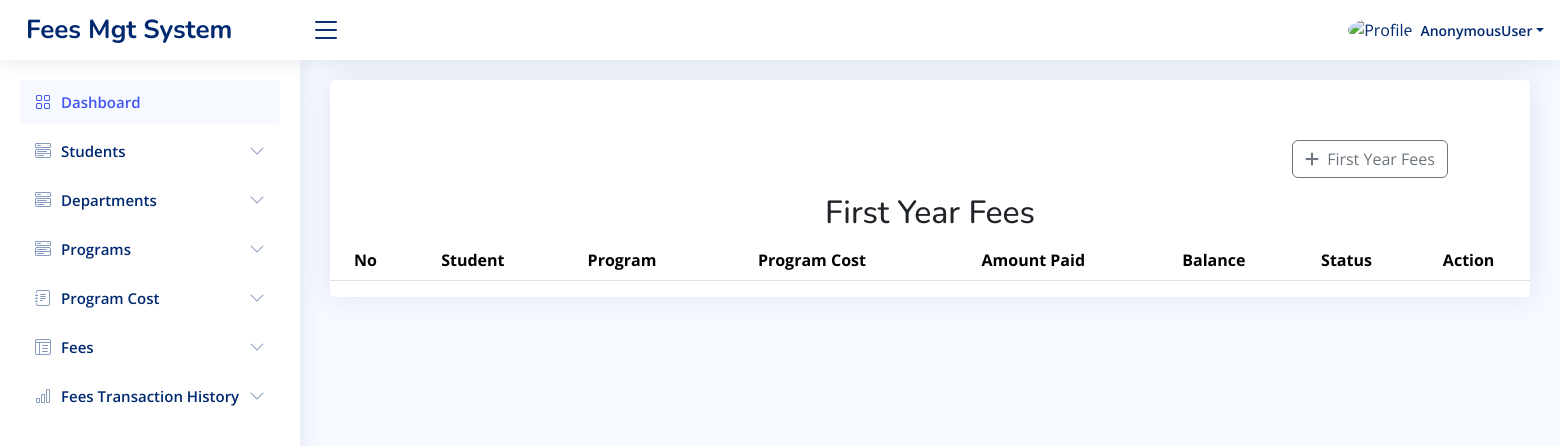
/cs_fees1/, run on an earlier commit of the app's database.
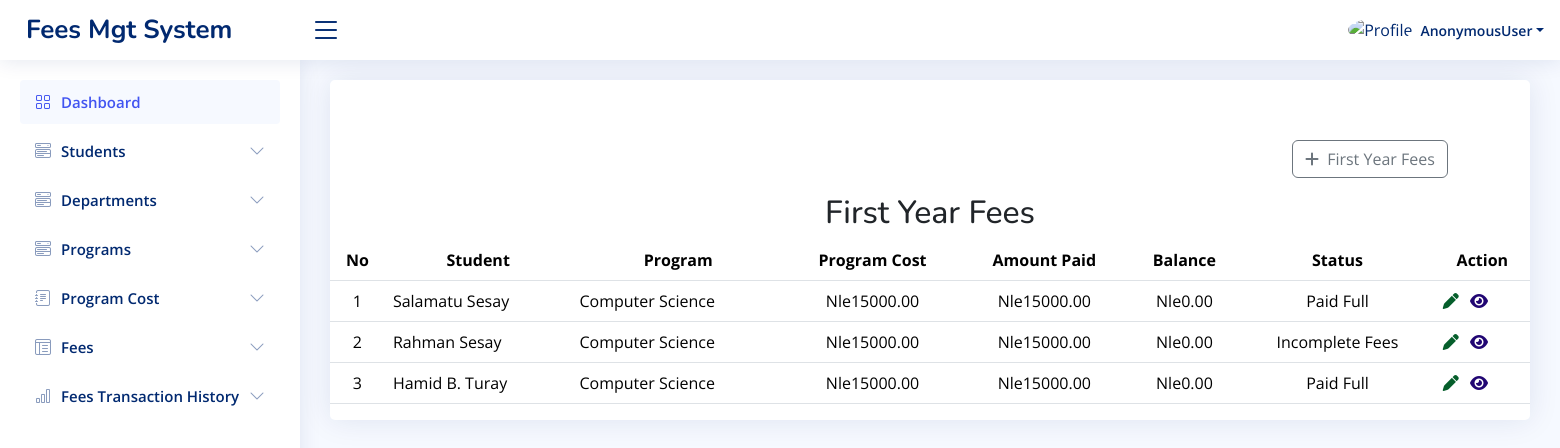
And on a later commit of the database.
### app/models.py (models this page shows, shortened)
class CS_Fees1(models.Model):
    student_name = models.CharField(max_length=100)
    id_number = models.CharField(max_length=20)
    program = models.ForeignKey(Programs, on_delete=models.CASCADE)
    program_details = models.ForeignKey(Programs, on_delete=models.CASCADE, related_name='program_details_payments', null=True, blank=True)
    department = models.ForeignKey(Department, on_delete=models.CASCADE)
    sum_of = models.CharField(max_length=200)
    paid_for = models.CharField(max_length=200, default='Tuition Fees')
    check_no = models.BigIntegerField(null=True, blank=True)
    receipt_no = models.CharField(max_length=20, unique=True, blank=True)
    amount_paid = models.DecimalField(max_digits=10, decimal_places=2)
    level = models.CharField(max_length=20, choices=LEVEL1)
    payment_date = models.DateField(null=True)
    second_payment_date = models.DateField(null=True, blank=True)
    cost_of_program = models.ForeignKey(CS_Cost1, on_delete=models.CASCADE, related_name='cost_of_program_payments')
    paid_fees = models.DecimalField(max_digits=10, decimal_places=2, default=0.00)
    payment_slip = models.FileField(upload_to='payment_slips/', blank=True, null=True)
    second_payment_slip = models.FileField(upload_to='payment_slips/', blank=True, null=True)
    payment_status = models.CharField(max_length=20, choices=[
        ('Paid Full', 'Paid Full'),
        ('Incomplete Fees', 'Incomplete Fees'),
    ])
    def balance(self):
        return Decimal(self.cost_of_program.program_fees) - self.paid_fees

class Programs(models.Model):
    program_name = models.CharField(max_length=100)
    department = models.ForeignKey(Department, on_delete=models.CASCADE)

class CS_Cost1(models.Model):
    program_name = models.CharField(max_length=255, null=True)
    program_duration = models.CharField(max_length=255)
    program_fees = models.DecimalField(max_digits=10, decimal_places=2)
    department = models.ForeignKey(Department, on_delete=models.CASCADE)
    all_program = models.ForeignKey(Programs, on_delete=models.CASCADE)

### app/views.py (the view, shortened to what this page needs)
# urls.py: path('cs_fees1/', views.cs_fees1, name='cs_fees1'),
def cs_fees1(request):
    fees1 = CS_Fees1.objects.all()
    cs_cost1 = CS_Cost1.objects.all()
    departments = Department.objects.all()
    all_programs = Programs.objects.all()
    return render(request, 'cs_fees1.html', {
        'cs_cost1': cs_cost1,
        'fees1': fees1,
        'departments': departments,
        'all_programs': all_programs,
    })

### templates/cs_fees1.html (shortened to what the changed rows need)
{% load static %}
<!DOCTYPE html>
<html lang="en">
<head>
    <link href="{% static 'vendor1/bootstrap/css/bootstrap.min.css' %}" rel="stylesheet">
    <link href="{% static 'vendor1/bootstrap-icons/bootstrap-icons.css' %}" rel="stylesheet">
    <link href="{% static 'vendor1/boxicons/css/boxicons.min.css' %}" rel="stylesheet">
    <link href="{% static 'vendor1/quill/quill.snow.css' %}" rel="stylesheet">
    <link href="{% static 'vendor1/quill/quill.bubble.css' %}" rel="stylesheet">
    <link href="{% static 'vendor1/remixicon/remixicon.css' %}" rel="stylesheet">
    <link href="{% static 'vendor1/simple-datatables/style.css' %}" rel="stylesheet">
    <link rel="stylesheet" href="https://cdnjs.cloudflare.com/ajax/libs/font-awesome/6.6.0/css/all.min.css" />
    <link href="{% static 'css1/style.css' %}" rel="stylesheet">
  </head>
<body>
  <main id="main" class="main">
    <section class="section">
      <div class="row">
        <div class="col-lg-12">
          <div class="card">
            <h2 class="text-center mt-3">First Year Fees</h2>
              <table class="table datatable">
                <thead>
                  <tr>
                    <th style="font-size: 16px; text-align: center;">No</th>
                    <th style="font-size: 16px; text-align: center;">Student</th>
                    <th style="font-size: 16px; text-align: center;">Program</th>
                    <th style="font-size: 16px; text-align: center;">Program Cost</th>
                    <th style="font-size: 16px; text-align: center;">Amount Paid</th>
                    <th style="font-size: 16px; text-align: center;">Balance</th>
                    <th style="font-size: 16px; text-align: center;">Status</th>
                    <th style="font-size: 16px; text-align: center;">Action</th>
                  </tr>
                </thead>
                <tbody>
               {% for fee1 in fees1 %}
                  <tr>
                    <td style="text-align: center;">{{forloop.counter}}</td>
                    <td style="font-size: 16px;">{{fee1.student_name}}</td>
                    <td style="font-size: 16px;">{{fee1.program.program_name}}</td>
                    <td style="text-align: center; font-size: 16px;">Nle{{fee1.cost_of_program.program_fees}}</td>
                    <td style="text-align: center; font-size: 16px;">Nle{{fee1.paid_fees}} </td>
                    <td style="text-align: center; font-size: 16px;">Nle{{fee1.balance}} </td>
                    <td style="text-align: center; font-size: 16px;">{{fee1.payment_status}}</td>
                    <td>
                      <a href="{% url 'edit_cs_fees1' fee1.id %}">
                        <i class="fas fa-pen" style="color: rgb(5, 94, 43);"></i>
                      </a>
                      <a href="{% url 'view_cs_fees1' fee1.id %}">
                        <i class="fas fa-eye" style="color: rgb(33, 6, 115); margin-left: 7px;"></i>
                    </a>
                    </td>
                  </tr>
                {% endfor %}
                </tbody>
              </table>
            </div>
          </div>
        </div>
    </section>
</body>
</html>

What changed in the data, as far as the page shows it:
added CS_Fees1: student_name "Salamatu Sesay", program.program_name "Computer Science", cost_of_program.program_fees "15000.00", paid_fees "15000.00", balance "0.00", payment_status "Paid Full"
added CS_Fees1: student_name "Rahman Sesay", program.program_name "Computer Science", cost_of_program.program_fees "15000.00", paid_fees "15000.00", balance "0.00", payment_status "Incomplete Fees"
added CS_Fees1: student_name "Hamid B. Turay", program.program_name "Computer Science", cost_of_program.program_fees "15000.00", paid_fees "15000.00", balance "0.00", payment_status "Paid Full"
